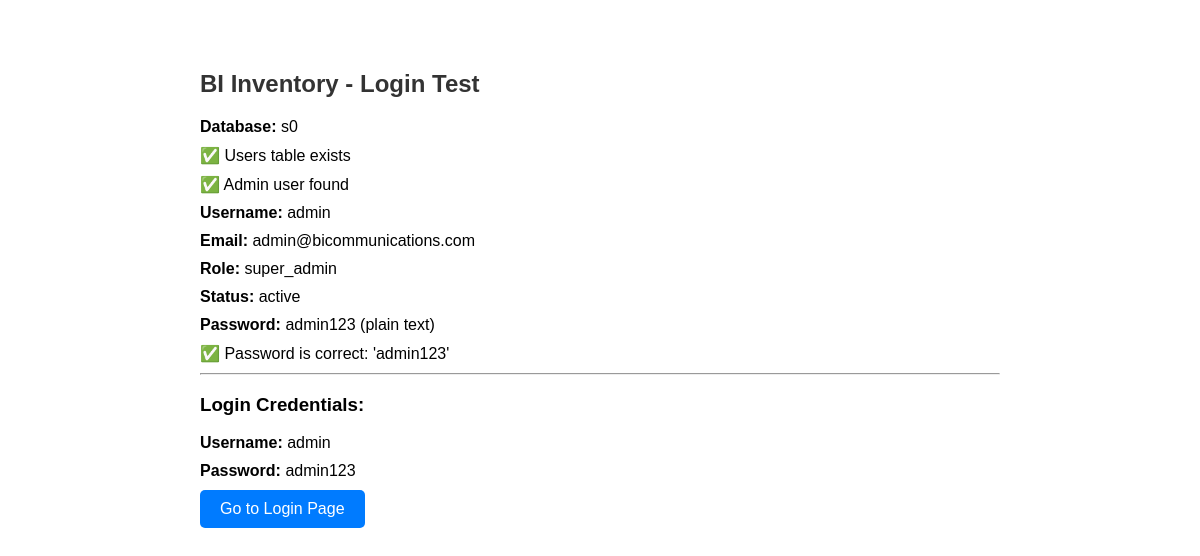
The page /test_login.php on the database its author committed.
### tables this page shows
CREATE TABLE IF NOT EXISTS users (
    id INT AUTO_INCREMENT PRIMARY KEY,
    username VARCHAR(50) UNIQUE NOT NULL,
    email VARCHAR(100) UNIQUE NOT NULL,
    password VARCHAR(255) NOT NULL,
    full_name VARCHAR(100) NOT NULL,
    role ENUM('super_admin', 'it_admin', 'hr_manager') DEFAULT 'hr_manager',
    status ENUM('active', 'inactive') DEFAULT 'active',
    created_at TIMESTAMP DEFAULT CURRENT_TIMESTAMP,
    updated_at TIMESTAMP DEFAULT CURRENT_TIMESTAMP ON UPDATE CURRENT_TIMESTAMP,
    INDEX idx_username (username),
    INDEX idx_email (email),
    INDEX idx_role (role)
);

### test_login.php (the view, shortened to what this page needs)
<?php
$conn = getDBConnection();
echo "<h2>BI Inventory - Login Test</h2>";
$dbCheck = $conn->query("SELECT DATABASE()");
$dbName = $dbCheck->fetch_array()[0];
echo "<p><strong>Database:</strong> " . ($dbName ?: "Not connected") . "</p>";
echo "<p>✅ Users table exists</p>";
$result = $conn->query("SELECT id, username, email, password, role, status FROM users WHERE username = 'admin'");
if ($result->num_rows === 0) {
    echo "<p>❌ Admin user not found!</p>";
    echo "<p>Creating admin user...</p>";
    $stmt = $conn->prepare("INSERT INTO users (username, email, password, full_name, role, status) VALUES (?, ?, ?, ?, ?, ?)");
    $username = 'admin';
    $email = 'admin@bicommunications.com';
    $password = 'admin123';
    $fullName = 'Super Administrator';
    $role = 'super_admin';
    $status = 'active';
    $stmt->bind_param("ssssss", $username, $email, $password, $fullName, $role, $status);
    if ($stmt->execute()) {
        echo "<p>✅ Admin user created!</p>";
    } else {
        echo "<p>❌ Error: " . $conn->error . "</p>";
    }
    $stmt->close();
} else {
    $user = $result->fetch_assoc();
    echo "<p>✅ Admin user found</p>";
    echo "<p><strong>Username:</strong> " . htmlspecialchars($user['username']) . "</p>";
    echo "<p><strong>Email:</strong> " . htmlspecialchars($user['email']) . "</p>";
    echo "<p><strong>Role:</strong> " . htmlspecialchars($user['role']) . "</p>";
    echo "<p><strong>Status:</strong> " . htmlspecialchars($user['status']) . "</p>";
    echo "<p><strong>Password:</strong> " . htmlspecialchars($user['password']) . " (plain text)</p>";
    if ($user['password'] === 'admin123') {
        echo "<p>✅ Password is correct: 'admin123'</p>";
    }
}
echo "<hr>";
echo "<h3>Login Credentials:</h3>";
echo "<p><strong>Username:</strong> admin</p>";
echo "<p><strong>Password:</strong> admin123</p>";
echo "<p><a href='login.php' class='btn btn-primary'>Go to Login Page</a></p>";
?>

### test_login.php (style rules this page uses)
h2 { color: #333; }
p { margin: 10px 0; }
.btn { display: inline-block; padding: 10px 20px; background: #007bff; color: white; text-decoration: none; border-radius: 5px; }

### rows shown on the page
users: username "admin", email "admin@bicommunications.com", role "super_admin", status "active", password "admin123"

### other values the page prints
$dbName ?: "Not connected" "s0"
